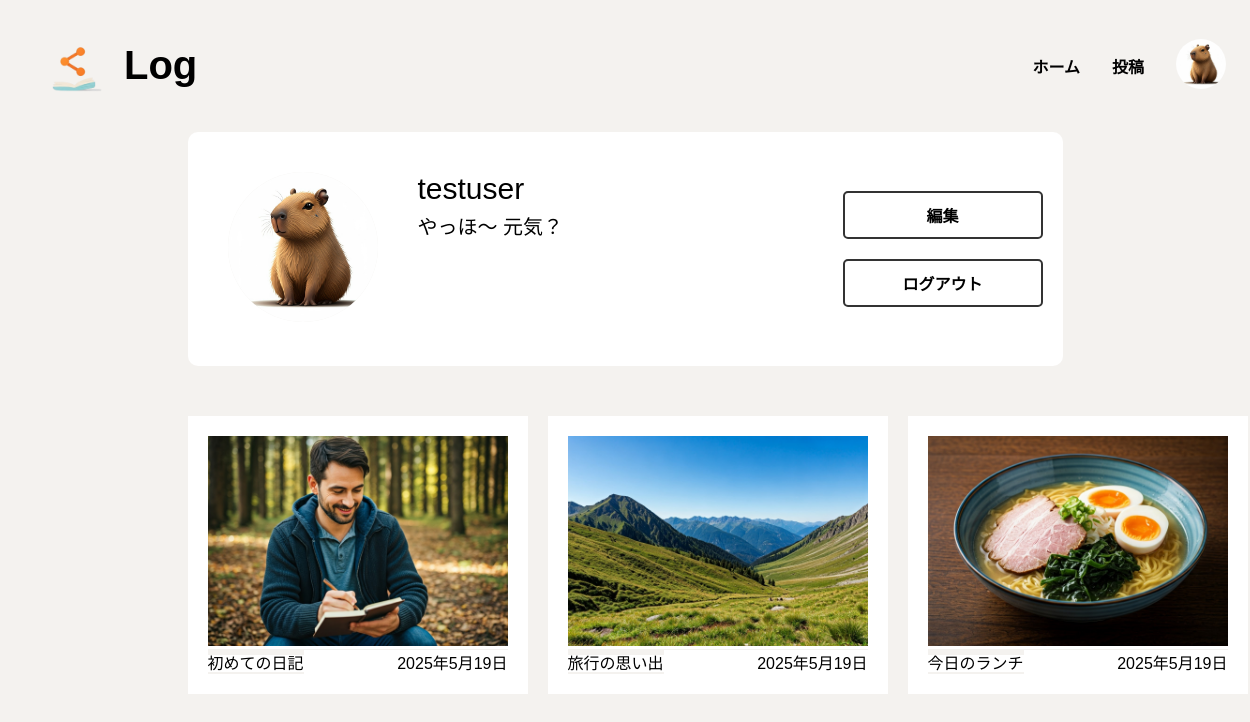
/mypage/ (signed in), run on an earlier commit of the app's database.
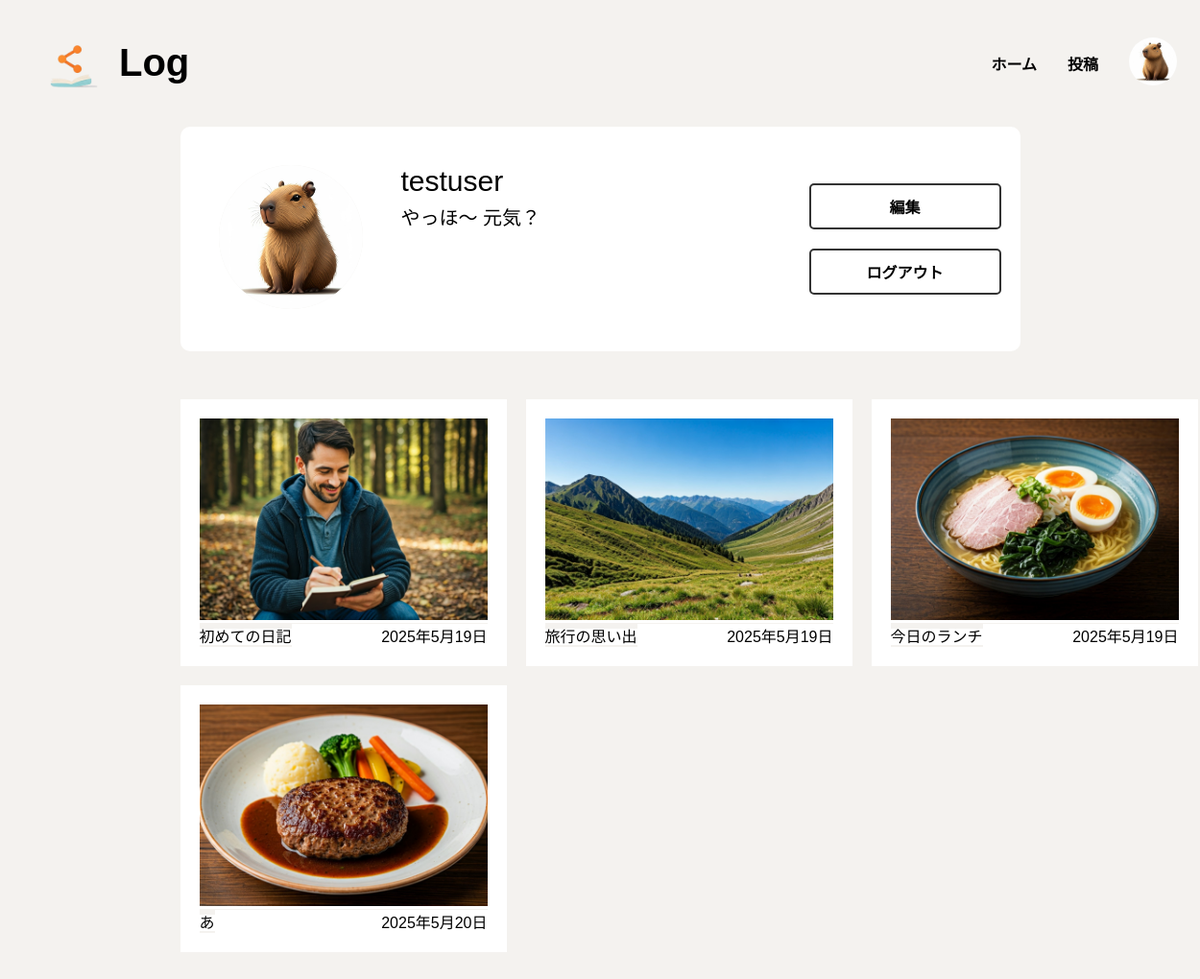
And on a later commit of the database.
### accounts/models.py (models this page shows, shortened)
class Profile(models.Model):
    user = models.OneToOneField(User, on_delete=models.CASCADE)
    bio = models.TextField(max_length=500, blank=True)
    birth_date = models.DateField(null=True, blank=True)
    avatar = models.ImageField(upload_to='avatars/', null=True, blank=True)

### mylog/models.py (models this page shows, shortened)
class Log(models.Model):
    title = models.CharField('タイトル', max_length=100)
    image = models.ImageField('画像', upload_to='logs/', blank=True, null=True)
    date = models.DateField('日付', auto_now_add=True)
    author = models.ForeignKey(User, on_delete=models.CASCADE, verbose_name='作者')
    content = models.TextField('内容', blank=True, null=True)
    tags = models.ManyToManyField(Tag, related_name='タグ')

### mylog/views.py (the view)
# urls.py: path('mypage/', views.MyPageView.as_view(),name= 'mypage'), #マイページ
class MyPageView(LoginRequiredMixin, ListView):
    model = Log
    template_name = 'mylog/mypage.html'
    context_object_name = 'logs'
    def get_queryset(self):
        return Log.objects.filter(author=self.request.user)
    def get_context_data(self, **kwargs):
        context = super().get_context_data(**kwargs)
        context['profile'] = self.request.user.profile  # profile を追加
        return context

### templates/mylog/mypage.html (shortened to what this page needs)
{% extends 'base.html' %}
{% load static %}
{% block extra_css %}
<link rel="stylesheet" type="text/css" href="{% static 'css/mypage.css' %}">
<link rel="stylesheet" type="text/css" href="{% static 'css/log_list.css' %}">
{% endblock %}
{% block content %}
<div class="mypage">
    <div class="profile">
        <div class="icon bg-w">
            {% if profile.avatar %}
            <img src="{{ profile.avatar.url }}" alt="アバター">
            {% else %}
            <img src="{% static 'images/user_ikon.jpg' %}" alt="アバターなし">
            {% endif %}
        </div>
        <div class="profile_name bg-w">
            <div class="username bg-w">
                {{ user.username }}
            </div>
            <div class="bio bg-w">
                {{ profile.bio }}
            </div>
        </div>
        <div class="profile_btn bg-w">
            <a href="{% url 'accounts:profile' %}" class="btn_simple">編集</a>
            <form method="post" action="{% url 'accounts:logout' %}">
                <button type="submit" class="btn_simple bg-w">ログアウト</button>
            </form>
        </div>
    </div>
    <div class="userlogs">
        {% for log in logs %}
        <div class="log">
            {% if log.image %}
            <div class="log_img"><a href="{% url 'mylog:log_detail' log.pk %}" class="bg-w"><img src="{{ log.image.url }}"
                        alt="投稿画像"></a></div>
            {% else %}
            <div class="log_img"><a href="{% url 'mylog:log_detail' log.pk %}" class="bg-w"><img
                        src="{% static 'images/NoImage.jpg' %}" alt="投稿画像"></a>
                {% endif %}
                <div class="title_user">
                    <div class="log_title"><a href="{% url 'mylog:log_detail' log.pk %}">{{ log.title }}</a></div>
                    <div class="log_date bg-w"><a href="{% url 'mylog:log_detail' log.pk %}" class="bg-w">{{ log.date }}</a></div>
                </div>
            </div>
            {% endfor %}
        </div>
    </div>
    {% endblock %}

### templates/base.html (shortened to what this page needs)
<!DOCTYPE html>
{% load static %}
<html lang="ja">
<head>
    <link rel="stylesheet" type="text/css" href="{% static 'css/base.css' %}">
    {% block extra_css %}
    {% endblock %}
</head>
<body>
    <header>
        <div class="header-logo">
            <img src="{% static 'images/logo.png'%}" alt="アイコン">
            <h1>Log</h1>
        </div>
        <div>
            <ul class="header_list">
                <li><a href="{% url 'mylog:log_list'%}">ホーム</a></li>
                <li><a href="{% url 'mylog:log_create'%}">投稿</a></li>
                <li>
                    <div class="user_icon">
                        {% if user.is_authenticated %}
                            {% if user.profile.avatar %}
                                <a href="{% url 'mylog:mypage' %}"><img src="{{ user.profile.avatar.url }}" alt="アイコン"></a>
                            {% else %}
                                <a href="{% url 'mylog:mypage' %}"><img src="{% static 'images/user_ikon.jpg'%}" alt="デフォルトアイコン"></a>
                            {% endif %}
                        {% else %}
                            <a href="{% url 'mylog:mypage' %}"><img src="{% static 'images/user_ikon.jpg'%}" alt="デフォルトアイコン"></a>
                        {% endif %}
                    </div>
                </li>
            </ul>
        </div>
    </header>
    {% block content %}{% endblock %}
</body>
</html>

### static/css/base.css (style rules this page uses)
* { background-color: #F4F2EF; color: black; text-align: center; }
body { font-family: sans-serif; margin: 0; }
header { display: flex; padding: 16px 24px; justify-content: space-between; align-items: center; }
a { text-decoration: none; }
.header-logo { display: flex; font-weight: bold; font-size: 20px; }
.header_list { display: flex; align-items: center; gap: 32px; font-size: 16px; font-weight: bold; }
img { width: 100px; height: 100px; }
ul { padding-left: 0; }
li { list-style: none; }
.user_icon img { width: 50px; height: 50px; border-radius: 50%; }
.bg-w { background-color: #fff; }

### static/css/mypage.css (style rules this page uses)
.mypage { width: 70%; margin: 0 auto; }
.icon img { width: 150px; height: 150px; border-radius: 50%; margin: 20px; }
.profile { display: flex; justify-content: space-between; background-color: #fff; padding: 20px; border-radius: 10px; }
.profile_btn { display: flex; flex-direction: column; justify-content: center; }
.profile_name { margin: 20px; text-align: left; flex-grow: 1; }
.username { text-align: left; font-size: 30px; }
.bio { text-align: left; font-size: 20px; margin-top: 5px; }
.btn_simple { width: 200px; display: inline-block; padding: 10px; font-size: 16px; cursor: pointer; text-align: center; text-decoration: none; color: #000; border: 2px solid #333; border-radius: 5px; background-color: #fff; font-weight: bold; box-sizing: border-box; margin: 10px 0; transition: 0.3s ease-in-out; }
.bg-w { background-color: #fff; }
form { background-color: #fff; }
.userlogs { margin: 50px 0; display: grid; grid-template-columns: repeat(3, 1fr); gap: 20px; }

### static/css/log_list.css (style rules this page uses)
.log { width: 300px; height: auto; padding: 20px; background-color: #fff; }
.title_user { display: flex; justify-content: space-between; background-color: #fff; }
.log_title a { background-color: #fff; }
.log_img img { width: 100%; height: auto; }

What changed in the data, as far as the page shows it:
added Log: image (picture), title "あ", date "2025年5月20日"
